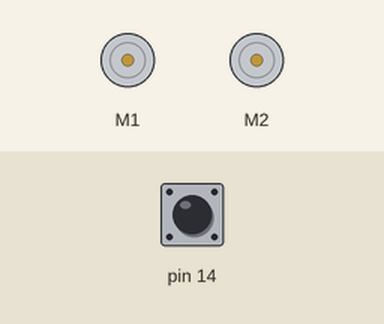
The sketch below on a simulated Arduino Leonardo, built with avr-gcc and run on an emulated ATmega32U4. Shown: 2 × DC motor (green arrow = forward, orange = backward, longer = faster). Inputs (shaded band) come from the test bench; at power-on: pin 14 HIGH.

Above: at 0.8 s.
0.9 s: pin 14 pulled LOW for 0.15 s
At 1.3 s:
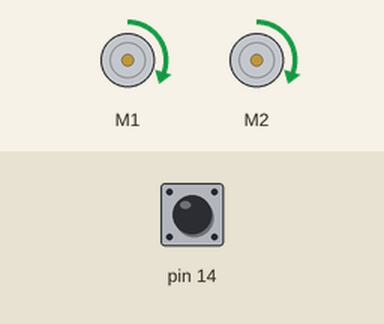
Timing chart, 0 to 4.6 s (numbered marks = the images above; inputs shaded):
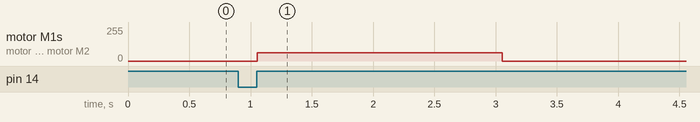

The sketch:

moottorit.ino
```cpp
/*
Yksinkertainen esimerkki Zumo 32U4 robotin moottorien käytöstä.
Esimerkissä robotti liikkuu eteenpäin kahden sekunnin ajan sen
jälkeen kun on painettu A-painiketta.

Katso myös seuraava esimerkki:
https://github.com/pololu/zumo-32u4-arduino-library/blob/master/examples/MotorTest/MotorTest.ino
*/

#include <Wire.h>
#include <Zumo32U4.h>

// Luodaan objekti, jonka kauttaa voidaan ohjata moottoreita.
Zumo32U4Motors moottorit;
// Luodaan objekti nappiA.
Zumo32U4ButtonA nappiA;

void setup()
{
  // Odotetaan, kunnes A painiketta on painettu.
  nappiA.waitForButton();

  // Asetetaan vasemman telan moottorille nopeus 100.
  moottorit.setLeftSpeed(100);
  // Asetetaan oikean telan moottorille nopeus 100.
  moottorit.setRightSpeed(100);

  // Odotetaan kaksi sekuntia (2000 millisekuntia)
  delay(2000);

  // Pysäytetään vasemman telan moottori.
  moottorit.setLeftSpeed(0);
  // Pysäytetään oikean telan moottori.
  moottorit.setRightSpeed(0);
}

void loop()
{

}
```

Measured:
- after the input at 0.9 s, motor M1, motor M2: stopped → forward 63/255 after 0.15 s, → stopped 2.0 s later
